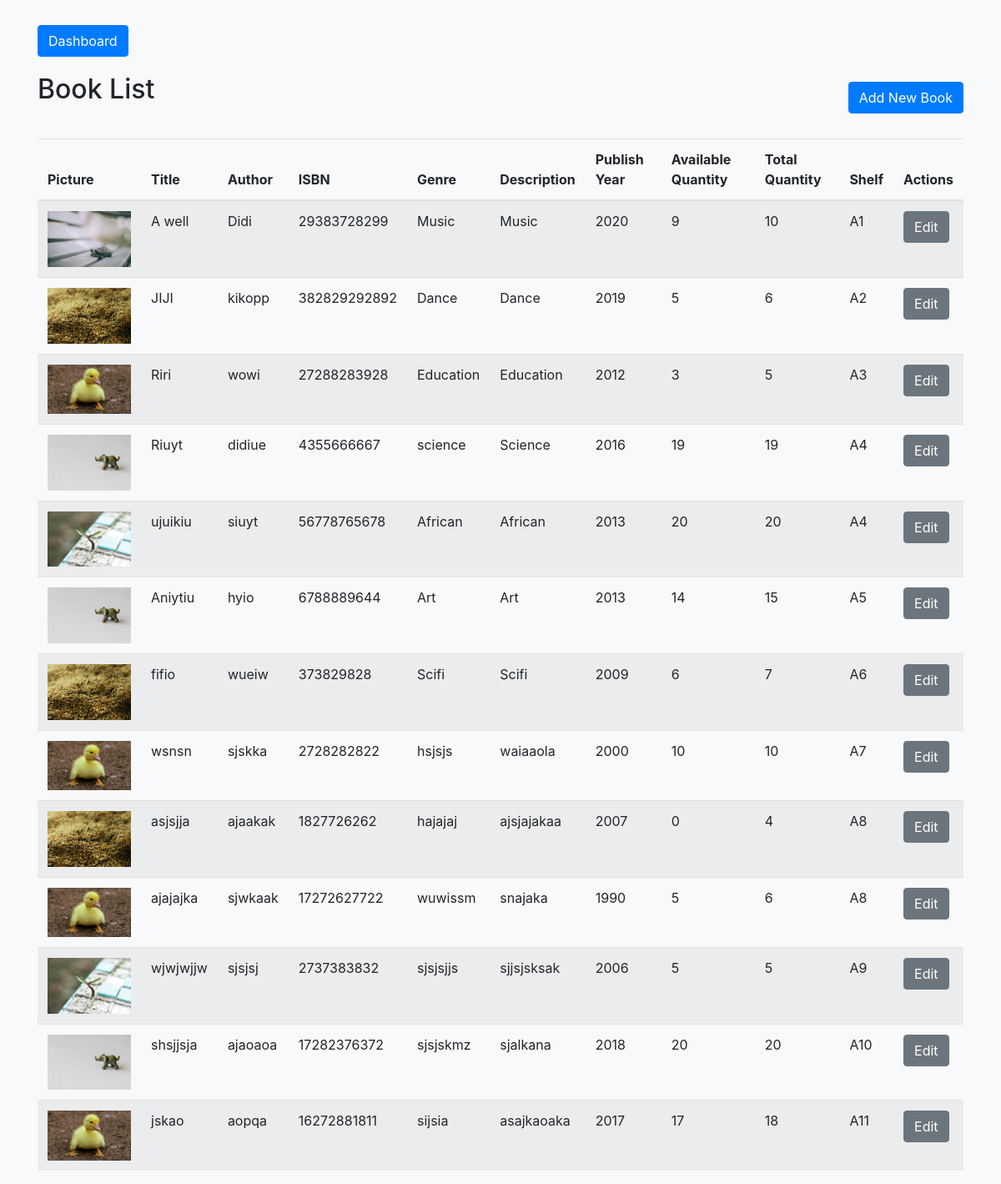
Before: /books with the older database file.
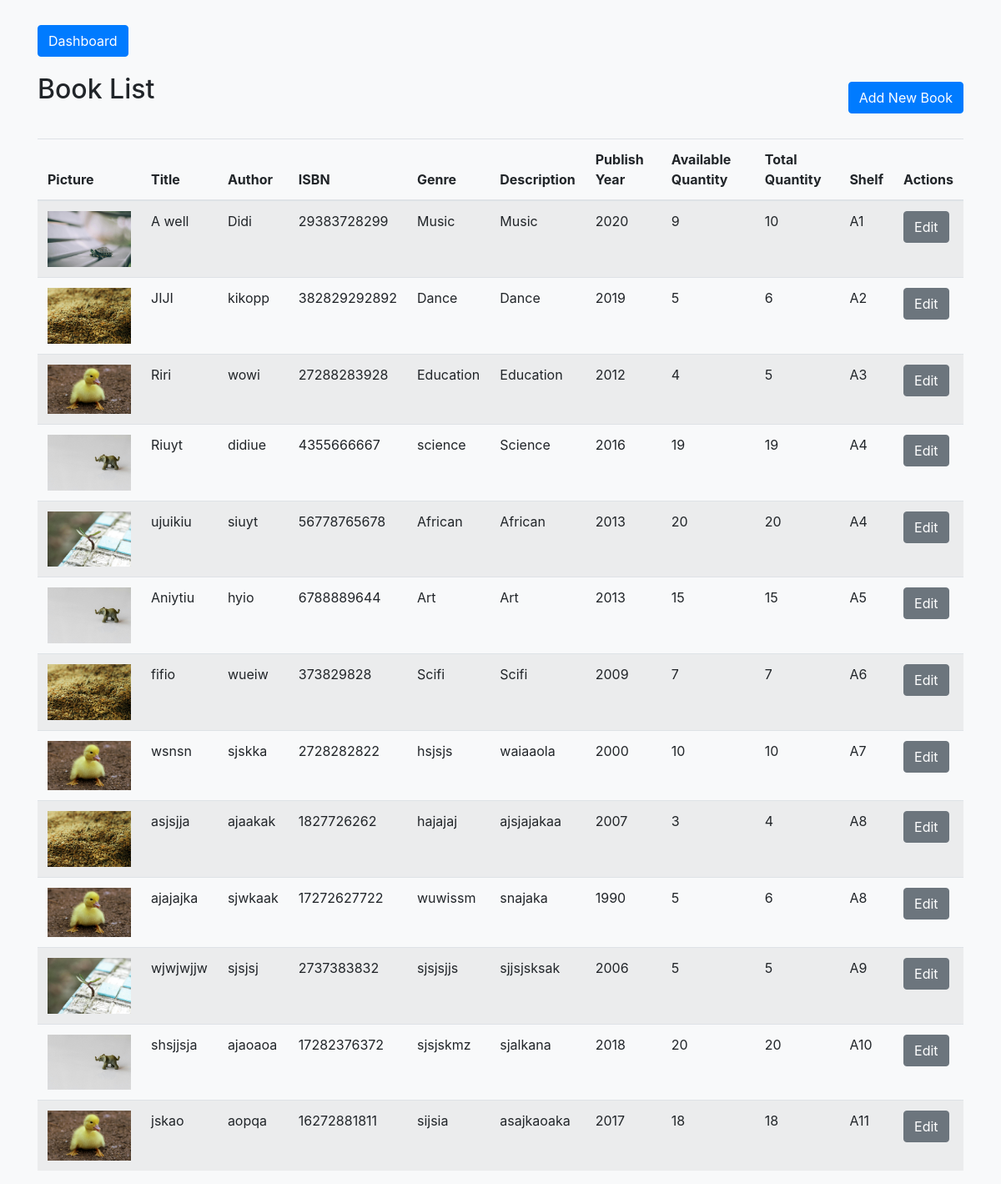
After: the same page with the newer database file.
### models.py (models this page shows, shortened)
class Book(db.Model):
    id = db.Column(db.Integer, primary_key=True)
    picture = db.Column(db.String(120), nullable=True)
    title = db.Column(db.String(150), nullable=False)
    author = db.Column(db.String(100), nullable=False)
    isbn = db.Column(db.String(20), unique=True, nullable=False)
    genre = db.Column(db.String(50), nullable=True)
    description = db.Column(db.String(50), nullable=False)
    publication_year = db.Column(db.Integer)
    available_quantity = db.Column(db.Integer, default=1)
    total_quantity = db.Column(db.Integer, default=1)
    shelf = db.Column(db.String(100), nullable=False)

### app.py (the view)
@app.route('/books')
def list_books():
    books = Book.query.all()
    return render_template('list_books.html', books=books)

### templates/list_books.html (shortened to what this page needs)
<!DOCTYPE html>
<html lang="en">
<head>
    <link href="https://stackpath.bootstrapcdn.com/bootstrap/4.5.2/css/bootstrap.min.css" rel="stylesheet">
</head>
<body>
<div class="container">
    <div class="dlink">
        <a href="{{ url_for('dashboard') }}" class="btn btn-primary">Dashboard</a>
    </div>
    <div class="d-flex justify-content-between align-items-center">
        <h2>Book List</h2>
        <a href="{{ url_for('add_book') }}" class="btn btn-primary">Add New Book</a>
    </div>
    <table class="table table-striped">
        <thead>
            <tr>
                <th>Picture</th>
                <th>Title</th>
                <th>Author</th>
                <th>ISBN</th>
                <th>Genre</th>
                <th>Description</th>
                <th>Publish Year</th>
                <th>Available Quantity</th>
                <th>Total Quantity</th>
                <th>Shelf</th>
                <th>Actions</th>
            </tr>
        </thead>
        <tbody>
            {% for book in books %}
            <tr>
                <td>
                    {% if book.picture %}
                    <img src="{{ url_for('static', filename='uploads/' + book.picture) }}" alt="{{ book.title }}" width="100">
                    {% else %}
                    No image
                    {% endif %}
                </td>
                <td>{{ book.title }}</td>
                <td>{{ book.author }}</td>
                <td>{{ book.isbn }}</td>
                <td>{{ book.genre }}</td>
                <td>{{ book.description }}</td>
                <td>{{ book.publication_year }}</td>
                <td>{{ book.available_quantity }}</td>
                <td>{{ book.total_quantity }}</td>
                <td>{{ book.shelf }}</td>
                <td>
                    <a href="{{ url_for('edit_book', book_id=book.id) }}" class="btn btn-secondary">Edit</a>
                </td>
            </tr>
            {% endfor %}
        </tbody>
    </table>
</div>
</body>
</html>

### templates/list_books.html (style rules this page uses)
body { background-color: #f8f9fa; }
.container { padding-top: 30px; }
h2 { margin-bottom: 20px; }
.dlink { margin-bottom: 20px; }
table { margin-top: 20px; }
img { max-width: 100px; height: auto; }

Changed rows visible on the page:
changed Book "Riri": available_quantity "3" → "4"
changed Book "Aniytiu": available_quantity "14" → "15"
changed Book "fifio": available_quantity "6" → "7"
changed Book "asjsjja": available_quantity "0" → "3"
changed Book "jskao": available_quantity "17" → "18"
